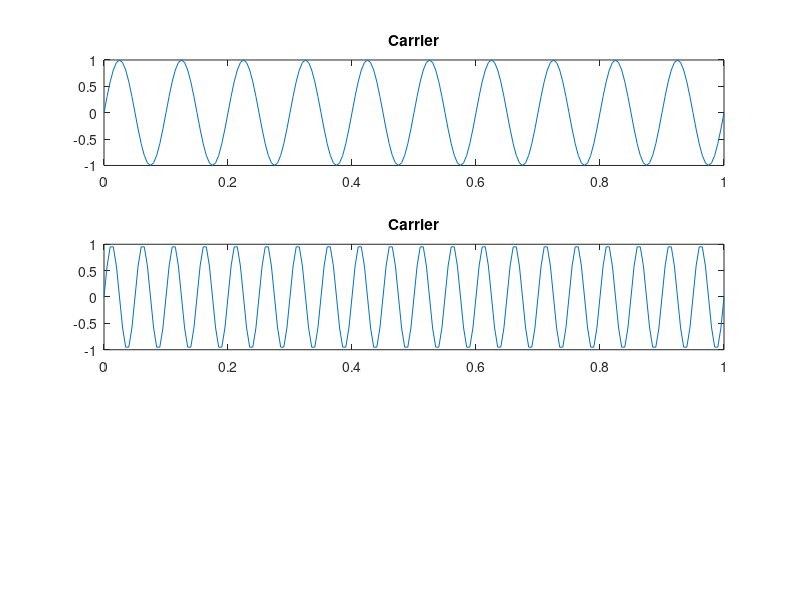

Here is the MATLAB script that generated this plot: (Note: this script raises an error after producing the figure.)
%Phase Modulation
t=0:0.005:1;
% carrier
fc=10;
xc=sin(2*pi*fc*t);
subplot(3,1,1);
plot(t,xc);
title("Carrier");
% message
fm=20;
xm=sin(2*pi*fm*t);
subplot(3,1,2);
plot(t,xm);
title("Carrier");
% Modulated
phaseDev=pi/2;
tx=pmmod(xc,fc,fm,phaseDev);
subplot(3,1,3);
plot(t,tx);
title("Modulated");
